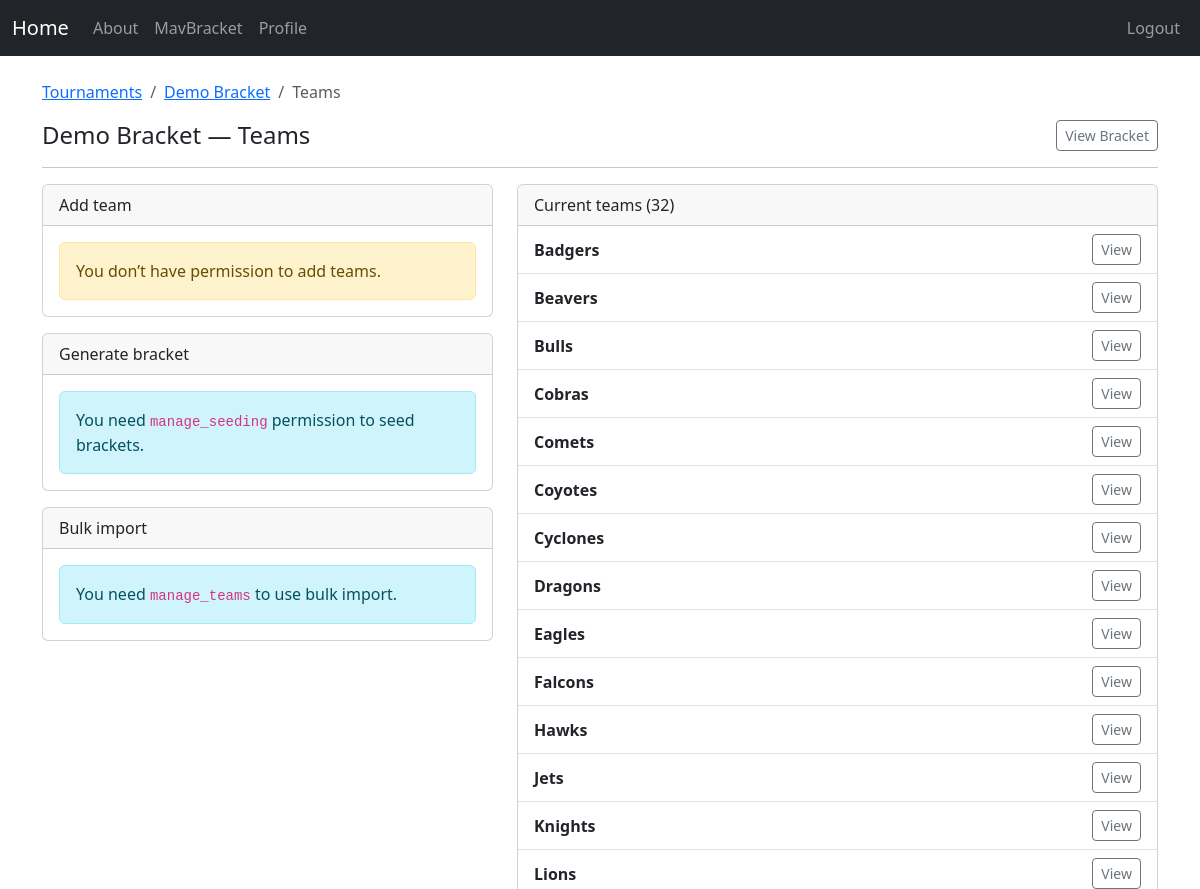
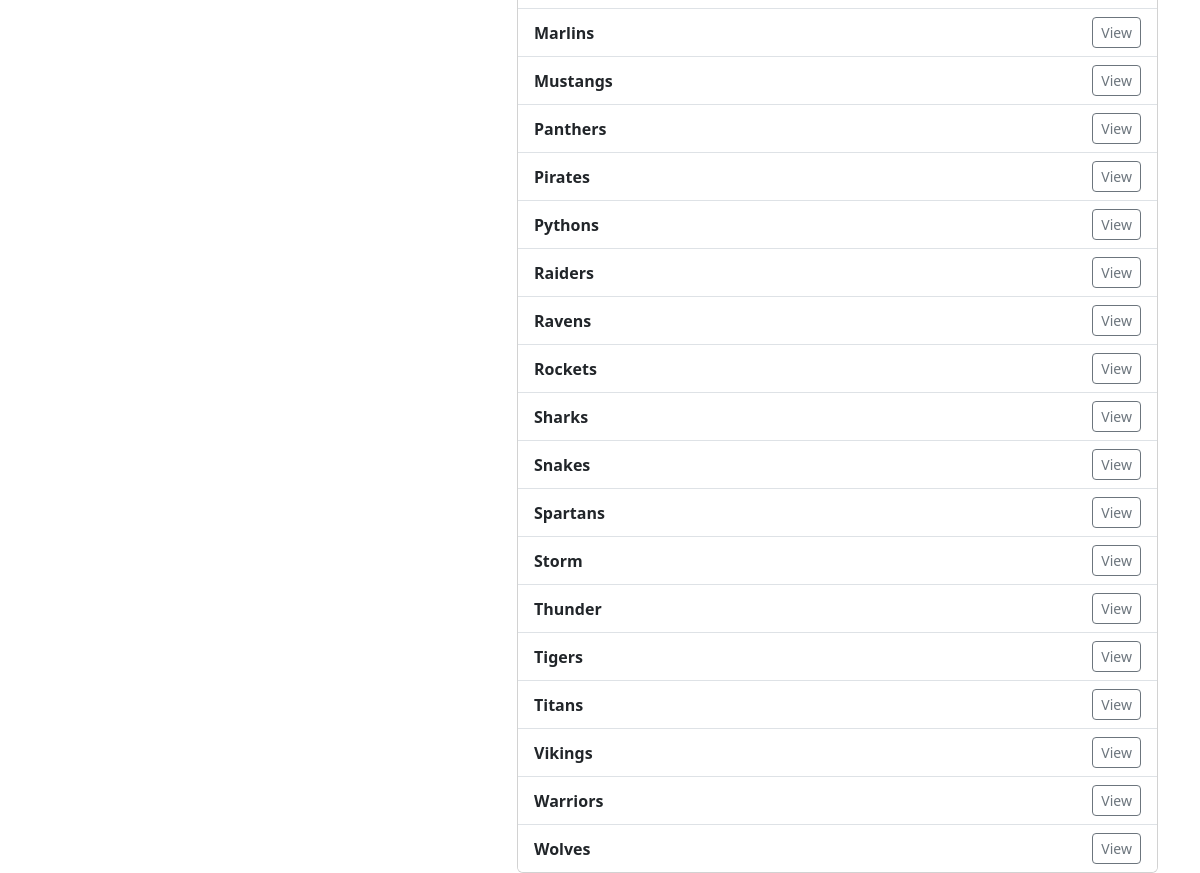
Page /tournaments/2/teams/ (signed in) on the committed database (2 pictures, top to bottom).
### mavtournaments/models.py (models this page shows, shortened)
class Tournament(models.Model):
    SINGLE = "SINGLE"
    ELIM_CHOICES = [(SINGLE, "Single Elimination")]
    name = models.CharField(max_length=255)
    elimination_type = models.CharField(max_length=12, choices=ELIM_CHOICES, default=SINGLE)
    team_cap = models.PositiveIntegerField(default=32)
    default_team_size = models.PositiveSmallIntegerField(default=2)
    status = models.CharField(
        max_length=16,
        choices=[("DRAFT", "Draft"), ("ACTIVE", "Active"), ("FINISHED", "Finished")],
        default="DRAFT",
    )
    created_at = models.DateTimeField(auto_now_add=True)

class Team(models.Model):
    tournament = models.ForeignKey(Tournament, on_delete=models.CASCADE, related_name="teams")
    name = models.CharField(max_length=255)
    max_players = models.PositiveSmallIntegerField(default=2)
    participant1 = models.CharField(max_length=120, blank=True, default="")
    participant2 = models.CharField(max_length=120, blank=True, default="")
    wins = models.IntegerField(default=0)
    losses = models.IntegerField(default=0)
    search_slug = models.CharField(max_length=300, editable=False, default="")
    players = models.ManyToManyField(User, through="TeamMembership", related_name="teams")
    class Meta:
        unique_together = ("tournament", "name")
        ordering = ["name"]

### mavtournaments/views.py (the view)
# urls.py: path("<int:pk>/teams/", views.teams, name="teams"),
@login_required
def teams(request, pk):
    t = get_object_or_404(Tournament, pk=pk)
    teams_qs = Team.objects.filter(tournament=t).order_by("name")
    return render(request, "mavtournaments/teams.html", _ctx_tournament(t, teams=teams_qs))

### mavtournaments/views.py (called while the page is built)
def _ctx_tournament(t, **extra):
    base = {"tournament": t, "t": t}
    base.update(extra)
    return base

### mavtournaments/templates/mavtournaments/teams.html (shortened to what this page needs)
{% extends "base.html" %}
{% load static %}
{% block content %}
<nav aria-label="breadcrumb" class="mb-3">
  <ol class="breadcrumb">
    <li class="breadcrumb-item"><a href="{% url 'tournaments:index' %}">Tournaments</a></li>
    <li class="breadcrumb-item"><a href="{% url 'tournaments:bracket' tournament.pk %}">{{ tournament.name }}</a></li>
    <li class="breadcrumb-item active" aria-current="page">Teams</li>
  </ol>
</nav>
<div class="d-flex justify-content-between align-items-center mb-2">
  <h1 class="h4 mb-0">{{ tournament.name }} — Teams</h1>
  <div class="btn-group">
    <a class="btn btn-outline-secondary btn-sm" href="{% url 'tournaments:bracket' tournament.pk %}">View Bracket</a>
  </div>
</div>
<hr>
<div class="row g-4">
  <div class="col-lg-5">
    <div class="card mb-3">
      <div class="card-header">Add team</div>
      <div class="card-body">
        {% if perms.mavtournaments.add_team or perms.mavtournaments.manage_teams %}
          <form method="post" action="{% url 'tournaments:add_team' tournament.pk %}">
            {% csrf_token %}
            {% if form %}
              {{ form.non_field_errors }}
              <div class="mb-3">
                {% if form.name %}
                  <label class="form-label" for="{{ form.name.id_for_label }}">Team name</label>
                  {{ form.name }}
                  {% if form.name.errors %}
                    <div class="text-danger small mt-1">{{ form.name.errors|striptags }}</div>
                  {% endif %}
                {% else %}
                  {{ form.as_p }}
                {% endif %}
              </div>
            {% else %}
              <div class="mb-3">
                <label class="form-label" for="id_name">Team name</label>
                <input id="id_name" name="name" type="text" class="form-control" placeholder="e.g., Team Alpha" required>
              </div>
            {% endif %}
            <div class="d-flex gap-2">
              <button type="submit" class="btn btn-success">Add team</button>
              <a href="{% url 'tournaments:teams' tournament.pk %}" class="btn btn-outline-secondary">Reset</a>
            </div>
          </form>
        {% else %}
          <div class="alert alert-warning mb-0">
            You don’t have permission to add teams.
          </div>
        {% endif %}
      </div>
    </div>
    <div class="card mb-3">
      <div class="card-header">Generate bracket</div>
      <div class="card-body">
        {% if perms.mavtournaments.manage_seeding %}
          <div class="d-flex gap-2">
            <a class="btn btn-primary btn-sm"
               href="{% url 'tournaments:seed_power' tournament.pk %}">Power seeding</a>
            <a class="btn btn-secondary btn-sm"
               href="{% url 'tournaments:seed_random' tournament.pk %}">Random seeding</a>
          </div>
          <p class="text-muted small mt-2 mb-0">
            Power = seed by ranking; Random = shuffle all teams.
          </p>
        {% else %}
          <div class="alert alert-info mb-0">
            You need <code>manage_seeding</code> permission to seed brackets.
          </div>
        {% endif %}
      </div>
    </div>
    <div class="card mb-3">
      <div class="card-header">Bulk import</div>
      <div class="card-body">
        {% if perms.mavtournaments.manage_teams %}
          <div class="d-flex flex-wrap gap-2">
            <a class="btn btn-outline-primary btn-sm" href="{% url 'tournaments:bulk_teams' tournament.pk %}">
              Upload CSV
            </a>
            <a class="btn btn-outline-secondary btn-sm" href="{% url 'tournaments:csv_template' tournament.pk %}">
              Download CSV template
            </a>
          </div>
          <p class="text-muted small mt-2 mb-0">
            CSV format: <code>Team Name, player1, player2, ...</code>
          </p>
        {% else %}
          <div class="alert alert-info mb-0">
            You need <code>manage_teams</code> to use bulk import.
          </div>
        {% endif %}
      </div>
    </div>
  </div>
  <div class="col-lg-7">
    <div class="card">
      <div class="card-header">Current teams ({{ teams|length }})</div>
      <ul class="list-group list-group-flush">
        {% for team in teams %}
          <li class="list-group-item d-flex justify-content-between align-items-center">
            <div class="me-3">
              <strong>{{ team.name }}</strong>
            </div>
            <div class="btn-group btn-group-sm">
              {% url 'tournaments:team_detail' tournament.pk team.id as team_detail_url %}
              {% if team_detail_url %}
                <a class="btn btn-outline-secondary" href="{{ team_detail_url }}">View</a>
              {% endif %}
            </div>
          </li>
        {% empty %}
          <li class="list-group-item text-muted">No teams yet.</li>
        {% endfor %}
      </ul>
    </div>
  </div>
</div>
{% endblock %}

### templates/base.html (shortened to what this page needs)
{% load static %}
<!DOCTYPE html>
<html lang="en">
<head>
  <link rel="stylesheet"
        href="https://cdn.jsdelivr.net/npm/bootstrap@5.3.2/dist/css/bootstrap.min.css"
>
</head>
<body>
  <nav class="navbar navbar-expand-lg navbar-dark bg-dark">
    <div class="container-fluid">
      <a class="navbar-brand" href="{% url 'home' %}">Home</a>
      <div class="collapse navbar-collapse" id="mainNavbar">
        <ul class="navbar-nav me-auto mb-2 mb-lg-0">
          <li class="nav-item"><a class="nav-link" href="{% url 'about' %}">About</a></li>
          <li class="nav-item"><a class="nav-link" href="{% url 'tournaments:index' %}">MavBracket</a></li>
          {% if user.is_authenticated %}
            <li class="nav-item"><a class="nav-link" href="{% url 'accounts:profile' %}">Profile</a></li>
          {% endif %}
        </ul>
        <ul class="navbar-nav">
          {% if user.is_authenticated %}
            <li class="nav-item">
              <form method="POST" action="{% url 'logout' %}" class="d-inline">
                <button type="submit" class="nav-link btn btn-link px-2 text-decoration-none">Logout</button>
              </form>
            </li>
          {% else %}
            <li class="nav-item"><a class="nav-link" href="{% url 'login' %}">Login</a></li>
            <li class="nav-item"><a class="nav-link" href="{% url 'accounts:register' %}">Register</a></li>
          {% endif %}
        </ul>
      </div>
    </div>
  </nav>
  <div class="container mt-4">
    {% block content %}{% endblock %}
  </div>
</body>
</html>

### rows in the picture
Tournament: name "Demo Bracket"
Team: name "Badgers"
Team: name "Beavers"
Team: name "Bulls"
Team: name "Cobras"
Team: name "Comets"
Team: name "Coyotes"
Team: name "Cyclones"
Team: name "Dragons"
Team: name "Eagles"
Team: name "Falcons"
Team: name "Hawks"
Team: name "Jets"
Team: name "Knights"
Team: name "Lions"
Team: name "Marlins"
Team: name "Mustangs"
Team: name "Panthers"
Team: name "Pirates"
Team: name "Pythons"
Team: name "Raiders"
Team: name "Ravens"
Team: name "Rockets"
Team: name "Sharks"
Team: name "Snakes"
Team: name "Spartans"
Team: name "Storm"
Team: name "Thunder"
Team: name "Tigers"
Team: name "Titans"
Team: name "Vikings"
Team: name "Warriors"
Team: name "Wolves"

### other values in the picture
{{ teams|length }} "32"
